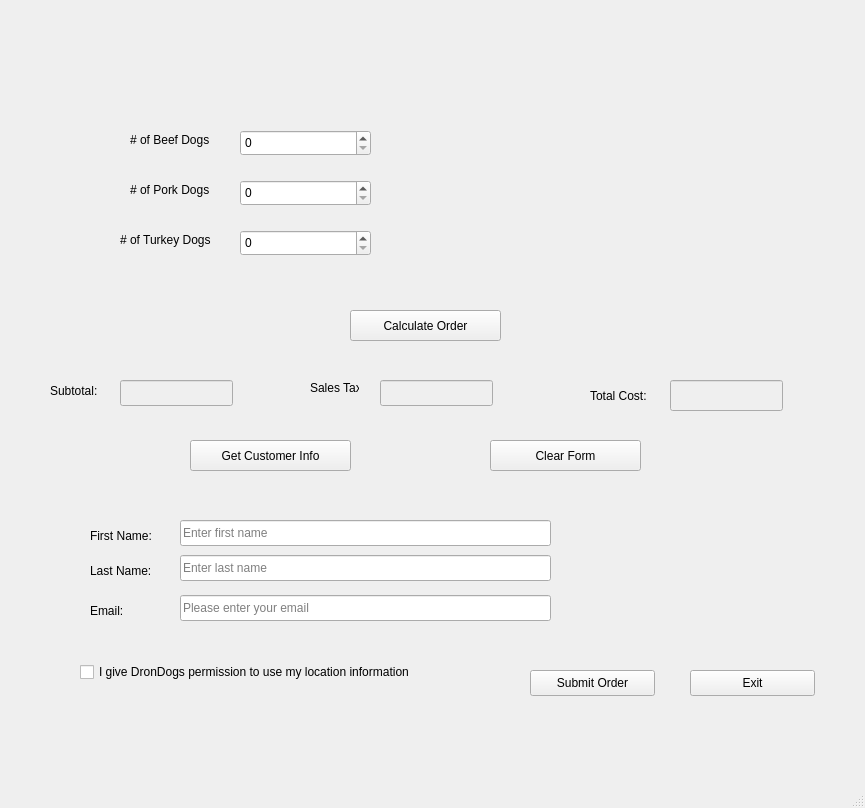
<?xml version="1.0" encoding="UTF-8"?>
<ui version="4.0">
 <class>DroneDogs</class>
 <widget class="QMainWindow" name="DroneDogs">
  <property name="geometry">
   <rect>
    <x>0</x>
    <y>0</y>
    <width>865</width>
    <height>808</height>
   </rect>
  </property>
  <property name="windowTitle">
   <string>MainWindow</string>
  </property>
  <widget class="QWidget" name="centralwidget">
   <widget class="QLabel" name="LabeTitle">
    <property name="geometry">
     <rect>
      <x>100</x>
      <y>30</y>
      <width>341</width>
      <height>91</height>
     </rect>
    </property>
    <property name="text">
     <string/>
    </property>
    <property name="pixmap">
     <pixmap>../../../dronedogs_order_form_title_text.png</pixmap>
    </property>
    <property name="scaledContents">
     <bool>true</bool>
    </property>
   </widget>
   <widget class="QLabel" name="LabelLogo">
    <property name="geometry">
     <rect>
      <x>490</x>
      <y>60</y>
      <width>231</width>
      <height>201</height>
     </rect>
    </property>
    <property name="text">
     <string/>
    </property>
    <property name="pixmap">
     <pixmap>../../../DroneDogsLogo.png</pixmap>
    </property>
    <property name="scaledContents">
     <bool>true</bool>
    </property>
   </widget>
   <widget class="QLabel" name="Label_BeefDogs">
    <property name="geometry">
     <rect>
      <x>130</x>
      <y>130</y>
      <width>81</width>
      <height>20</height>
     </rect>
    </property>
    <property name="text">
     <string># of Beef Dogs</string>
    </property>
   </widget>
   <widget class="QLabel" name="Label_Subtotal">
    <property name="geometry">
     <rect>
      <x>50</x>
      <y>380</y>
      <width>51</width>
      <height>21</height>
     </rect>
    </property>
    <property name="text">
     <string>Subtotal:</string>
    </property>
   </widget>
   <widget class="QLabel" name="Label_Sales_Tax">
    <property name="geometry">
     <rect>
      <x>310</x>
      <y>380</y>
      <width>49</width>
      <height>16</height>
     </rect>
    </property>
    <property name="text">
     <string>Sales Tax:</string>
    </property>
   </widget>
   <widget class="QLabel" name="Label_total_cost">
    <property name="geometry">
     <rect>
      <x>590</x>
      <y>385</y>
      <width>61</width>
      <height>21</height>
     </rect>
    </property>
    <property name="text">
     <string>Total Cost:</string>
    </property>
   </widget>
   <widget class="QSpinBox" name="Spin_Box__BeefDogs">
    <property name="geometry">
     <rect>
      <x>240</x>
      <y>130</y>
      <width>131</width>
      <height>26</height>
     </rect>
    </property>
   </widget>
   <widget class="QSpinBox" name="Spin_Box__PorkDogs">
    <property name="geometry">
     <rect>
      <x>240</x>
      <y>180</y>
      <width>131</width>
      <height>26</height>
     </rect>
    </property>
   </widget>
   <widget class="QSpinBox" name="Spin_Box__TurkeyDogs">
    <property name="geometry">
     <rect>
      <x>240</x>
      <y>230</y>
      <width>131</width>
      <height>26</height>
     </rect>
    </property>
   </widget>
   <widget class="QLabel" name="Label_PorkDogs">
    <property name="geometry">
     <rect>
      <x>130</x>
      <y>180</y>
      <width>81</width>
      <height>20</height>
     </rect>
    </property>
    <property name="text">
     <string># of Pork Dogs</string>
    </property>
   </widget>
   <widget class="QLabel" name="Label_TurkeyDogs">
    <property name="geometry">
     <rect>
      <x>120</x>
      <y>230</y>
      <width>91</width>
      <height>20</height>
     </rect>
    </property>
    <property name="text">
     <string># of Turkey Dogs</string>
    </property>
   </widget>
   <widget class="QLineEdit" name="lineEdit_Subtotal">
    <property name="enabled">
     <bool>false</bool>
    </property>
    <property name="geometry">
     <rect>
      <x>120</x>
      <y>380</y>
      <width>113</width>
      <height>26</height>
     </rect>
    </property>
    <property name="alignment">
     <set>Qt::AlignmentFlag::AlignRight|Qt::AlignmentFlag::AlignTrailing|Qt::AlignmentFlag::AlignVCenter</set>
    </property>
    <property name="readOnly">
     <bool>true</bool>
    </property>
   </widget>
   <widget class="QLineEdit" name="lineEdit_2_Sales_Tax">
    <property name="enabled">
     <bool>false</bool>
    </property>
    <property name="geometry">
     <rect>
      <x>380</x>
      <y>380</y>
      <width>113</width>
      <height>26</height>
     </rect>
    </property>
    <property name="alignment">
     <set>Qt::AlignmentFlag::AlignRight|Qt::AlignmentFlag::AlignTrailing|Qt::AlignmentFlag::AlignVCenter</set>
    </property>
    <property name="readOnly">
     <bool>true</bool>
    </property>
   </widget>
   <widget class="QLineEdit" name="lineEdit_3_Total_cost">
    <property name="enabled">
     <bool>false</bool>
    </property>
    <property name="geometry">
     <rect>
      <x>670</x>
      <y>380</y>
      <width>113</width>
      <height>31</height>
     </rect>
    </property>
    <property name="alignment">
     <set>Qt::AlignmentFlag::AlignRight|Qt::AlignmentFlag::AlignTrailing|Qt::AlignmentFlag::AlignVCenter</set>
    </property>
    <property name="readOnly">
     <bool>true</bool>
    </property>
   </widget>
   <widget class="QPushButton" name="pushButton_calculate_order">
    <property name="geometry">
     <rect>
      <x>350</x>
      <y>310</y>
      <width>151</width>
      <height>31</height>
     </rect>
    </property>
    <property name="text">
     <string>Calculate Order</string>
    </property>
   </widget>
   <widget class="QPushButton" name="pushButton_2_Submit_order">
    <property name="geometry">
     <rect>
      <x>530</x>
      <y>670</y>
      <width>125</width>
      <height>26</height>
     </rect>
    </property>
    <property name="text">
     <string>Submit Order</string>
    </property>
   </widget>
   <widget class="QPushButton" name="pushButton_3_Exit">
    <property name="geometry">
     <rect>
      <x>690</x>
      <y>670</y>
      <width>125</width>
      <height>26</height>
     </rect>
    </property>
    <property name="text">
     <string>Exit</string>
    </property>
   </widget>
   <widget class="QLabel" name="label">
    <property name="geometry">
     <rect>
      <x>90</x>
      <y>30</y>
      <width>371</width>
      <height>71</height>
     </rect>
    </property>
    <property name="text">
     <string/>
    </property>
    <property name="pixmap">
     <pixmap>../../dronedogs_order_form_title_text.png</pixmap>
    </property>
    <property name="scaledContents">
     <bool>true</bool>
    </property>
   </widget>
   <widget class="QLabel" name="label_2">
    <property name="geometry">
     <rect>
      <x>510</x>
      <y>50</y>
      <width>231</width>
      <height>181</height>
     </rect>
    </property>
    <property name="text">
     <string/>
    </property>
    <property name="pixmap">
     <pixmap>../../DroneDogsLogo.png</pixmap>
    </property>
    <property name="scaledContents">
     <bool>true</bool>
    </property>
   </widget>
   <widget class="QPushButton" name="Pushbutton_CustomerInfor">
    <property name="geometry">
     <rect>
      <x>190</x>
      <y>440</y>
      <width>161</width>
      <height>31</height>
     </rect>
    </property>
    <property name="text">
     <string>Get Customer Info</string>
    </property>
   </widget>
   <widget class="QPushButton" name="Pushbutton_ClearForm">
    <property name="geometry">
     <rect>
      <x>490</x>
      <y>440</y>
      <width>151</width>
      <height>31</height>
     </rect>
    </property>
    <property name="text">
     <string>Clear Form</string>
    </property>
   </widget>
   <widget class="QLineEdit" name="lineEdit_firstname">
    <property name="geometry">
     <rect>
      <x>180</x>
      <y>520</y>
      <width>371</width>
      <height>26</height>
     </rect>
    </property>
    <property name="placeholderText">
     <string>Enter first name</string>
    </property>
   </widget>
   <widget class="QLabel" name="label_first_name">
    <property name="geometry">
     <rect>
      <x>90</x>
      <y>525</y>
      <width>71</width>
      <height>21</height>
     </rect>
    </property>
    <property name="text">
     <string>First Name:</string>
    </property>
   </widget>
   <widget class="QLineEdit" name="lineEdit_lastname">
    <property name="geometry">
     <rect>
      <x>180</x>
      <y>555</y>
      <width>371</width>
      <height>26</height>
     </rect>
    </property>
    <property name="placeholderText">
     <string>Enter last name</string>
    </property>
   </widget>
   <widget class="QLabel" name="label_last_name_2">
    <property name="geometry">
     <rect>
      <x>90</x>
      <y>560</y>
      <width>71</width>
      <height>21</height>
     </rect>
    </property>
    <property name="text">
     <string>Last Name:</string>
    </property>
   </widget>
   <widget class="QLineEdit" name="lineEdit_Email">
    <property name="geometry">
     <rect>
      <x>180</x>
      <y>595</y>
      <width>371</width>
      <height>26</height>
     </rect>
    </property>
    <property name="placeholderText">
     <string>Please enter your email</string>
    </property>
   </widget>
   <widget class="QLabel" name="label_email">
    <property name="geometry">
     <rect>
      <x>90</x>
      <y>600</y>
      <width>71</width>
      <height>21</height>
     </rect>
    </property>
    <property name="text">
     <string>Email:</string>
    </property>
   </widget>
   <widget class="QCheckBox" name="checkBox_permission">
    <property name="geometry">
     <rect>
      <x>80</x>
      <y>660</y>
      <width>361</width>
      <height>24</height>
     </rect>
    </property>
    <property name="cursor">
     <cursorShape>CrossCursor</cursorShape>
    </property>
    <property name="text">
     <string>I give DronDogs permission to use my location information</string>
    </property>
   </widget>
  </widget>
  <widget class="QMenuBar" name="menubar">
   <property name="geometry">
    <rect>
     <x>0</x>
     <y>0</y>
     <width>865</width>
     <height>33</height>
    </rect>
   </property>
  </widget>
  <widget class="QStatusBar" name="statusbar"/>
 </widget>
 <tabstops>
  <tabstop>Spin_Box__BeefDogs</tabstop>
  <tabstop>Spin_Box__PorkDogs</tabstop>
  <tabstop>Spin_Box__TurkeyDogs</tabstop>
  <tabstop>pushButton_calculate_order</tabstop>
  <tabstop>lineEdit_Subtotal</tabstop>
  <tabstop>lineEdit_2_Sales_Tax</tabstop>
  <tabstop>lineEdit_3_Total_cost</tabstop>
  <tabstop>Pushbutton_CustomerInfor</tabstop>
  <tabstop>Pushbutton_ClearForm</tabstop>
  <tabstop>lineEdit_firstname</tabstop>
  <tabstop>lineEdit_lastname</tabstop>
  <tabstop>lineEdit_Email</tabstop>
  <tabstop>checkBox_permission</tabstop>
  <tabstop>pushButton_2_Submit_order</tabstop>
  <tabstop>pushButton_3_Exit</tabstop>
 </tabstops>
 <resources/>
 <connections/>
</ui>
